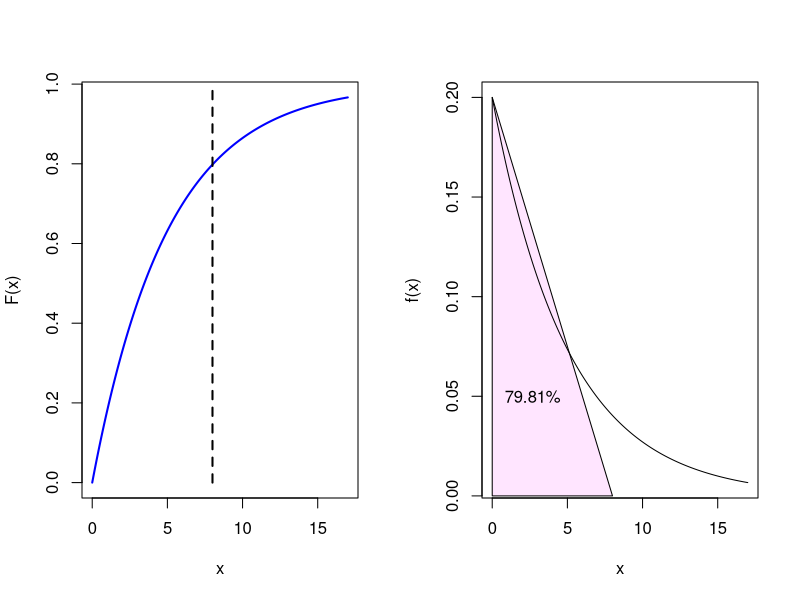

Here is the R script that generated this plot:
# https://r-coder.com/exponential-distribution-r/#The_exponential_distribution

exp_area <- function(rate = 0.2, lb, ub, acolor = "lightgray", ...) {
    x <- seq(0, 17, 0.01) 
    
    if (missing(lb)) {
       lb <- min(x)
    }
    if (missing(ub)) {
        ub <- max(x)
    }

    x2 <- seq(0, 17, length = 0.01)    
    plot(x, dexp(x, rate = rate), type = "n", xlab = "x", ylab = "f(x)")
   
    y <- dexp(x2, rate = rate)
    polygon(c(lb, x2, ub), c(0, y, 0), col = acolor)
    lines(x, dexp(x, rate = rate), type = "l", ...)
}

x <- seq(0, 17, 0.01)
par(mfrow = c(1, 2))
# beta = 1/lambda
#-----------------------------
# Distribution function
#-----------------------------
plot(x, pexp(x, rate=1/5), type = "l", ylab = "F(x)", col = "blue", lwd = 2)
segments(8, 0, 8, pexp(8), lwd = 2, lty = 2)
#segments(0, pexp(8), 8, pexp(8), lwd = 2, lty = 2)

#-----------------------------
# Probability density function
#-----------------------------
#plot(x, dexp(x, rate=1/5), type = "l", ylab = "f(x)", col = "red", lwd = 2)

# Area
exp_area(rate = 1/5, ub = 8, acolor = rgb(1, 0, 1, alpha = 0.1))
# Text
text(2.7, 0.05, "79.81%")